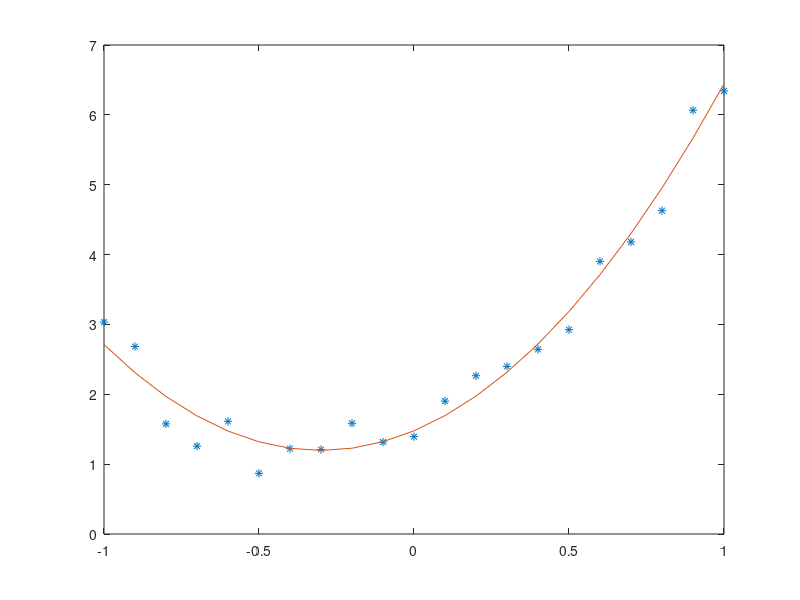

This figure's MATLAB source:
x = [-1:0.1:1];
y = 3.*x.^2 + 2*x + 1+ rand(size(x))
y = [ 3.0329 2.6837 1.5760 1.2579 1.6123 0.8688 1.2214 1.2093 1.5851 1.3159 1.3935 1.9024 2.2653 2.3991 2.6437 2.9250 3.9021 4.1811 4.6285 6.0659 6.3428]

A = [sum(x.^4) sum(x.^3) sum(x.*x);
    sum(x.^3) sum(x.*x) sum(x);
    sum(x.*x) sum(x) size(x,2)]
B = [sum(x.^2.*y); sum(x.*y); sum(y)]
SOL = A\B;
a = SOL(1,1)
b = SOL(2,1)
c = SOL(3,1)

erro = sum((a*x.^2+b*x+c - y).*(a*x.^2+b*x+c - y))

a = 3.1;
erro1 = sum((a*x.^2+b*x+c - y).*(a*x.^2+b*x+c - y))

plot(x,y,'*',x,a*x.^2+b*x+c)

%Método minimos quadrados
